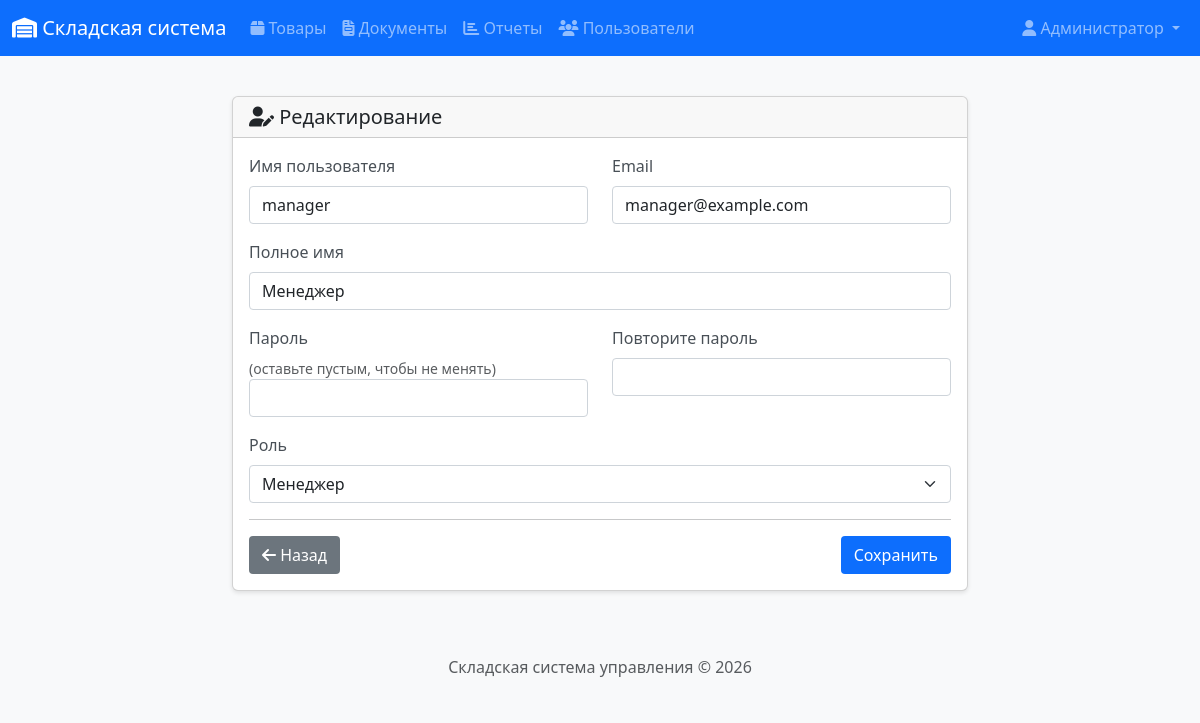
Screenshot of /auth/users/2/edit (signed in) with the database file from the repository.
### app/models.py (models this page shows, shortened)
class User(UserMixin, db.Model):
    __tablename__ = 'users'
    id = db.Column(db.Integer, primary_key=True)
    username = db.Column(db.String(64), unique=True, nullable=False)
    email = db.Column(db.String(120), unique=True, nullable=False)
    password_hash = db.Column(db.String(256))
    full_name = db.Column(db.String(100))
    role = db.Column(db.String(20), default='manager')  # admin, manager, storekeeper
    created_at = db.Column(db.DateTime, default=datetime.utcnow)
    documents_created = db.relationship('Document', backref='author', lazy='dynamic')
    def is_admin(self):
        return self.role == 'admin'

### app/routes/auth.py (the view, shortened to what this page needs)
@bp.route('/users/<int:id>/edit', methods=['GET', 'POST'])
@login_required
def user_edit(id):
    if not current_user.is_admin():
        flash('Доступ запрещен', 'danger')
        return redirect(url_for('index'))
    user = User.query.get_or_404(id)
    form = UserForm(obj=user)
    form.password.validators = []
    form.password2.validators = []
    return render_template('auth/user_form.html', title='Редактирование', form=form, user=user)

### app/forms.py
class UserForm(FlaskForm):
    username = StringField('Имя пользователя', validators=[DataRequired(), Length(min=3, max=64)])
    email = StringField('Email', validators=[DataRequired(), Email()])
    password = PasswordField('Пароль', validators=[DataRequired(), Length(min=6)])
    password2 = PasswordField('Повторите пароль',
                              validators=[DataRequired(), EqualTo('password')])
    full_name = StringField('Полное имя', validators=[DataRequired()])
    role = SelectField('Роль', choices=[
        ('admin', 'Администратор'),
        ('manager', 'Менеджер'),
        ('storekeeper', 'Кладовщик')
    ], validators=[DataRequired()])
    submit = SubmitField('Сохранить')

### app/__init__.py (called while the page is built)
@login_manager.user_loader
def load_user(user_id):
    from app.models import User
    return User.query.get(int(user_id))

### app/templates/auth/user_form.html (shortened to what this page needs)
{% extends "base.html" %}
{% block content %}
<div class="row justify-content-center">
    <div class="col-md-8">
        <div class="card">
            <div class="card-header">
                <h5 class="mb-0"><i class="fas fa-user-{{ 'edit' if user else 'plus' }}"></i> {{ title }}</h5>
            </div>
            <div class="card-body">
                <form method="POST">
                    <div class="row">
                        <div class="col-md-6 mb-3">
                            {{ form.username.label(class="form-label") }}
                            {{ form.username(class="form-control" + (' is-invalid' if form.username.errors else '')) }}
                        </div>
                        <div class="col-md-6 mb-3">
                            {{ form.email.label(class="form-label") }}
                            {{ form.email(class="form-control" + (' is-invalid' if form.email.errors else '')) }}
                        </div>
                    </div>
                    <div class="mb-3">
                        {{ form.full_name.label(class="form-label") }}
                        {{ form.full_name(class="form-control" + (' is-invalid' if form.full_name.errors else '')) }}
                    </div>
                    <div class="row">
                        <div class="col-md-6 mb-3">
                            {{ form.password.label(class="form-label") }}
                            {% if user %}
                                <small class="text-muted d-block">(оставьте пустым, чтобы не менять)</small>
                            {% endif %}
                            {{ form.password(class="form-control" + (' is-invalid' if form.password.errors else '')) }}
                        </div>
                        <div class="col-md-6 mb-3">
                            {{ form.password2.label(class="form-label") }}
                            {{ form.password2(class="form-control" + (' is-invalid' if form.password2.errors else '')) }}
                        </div>
                    </div>
                    <div class="mb-3">
                        {{ form.role.label(class="form-label") }}
                        {{ form.role(class="form-select" + (' is-invalid' if form.role.errors else '')) }}
                    </div>
                    <hr>
                    <div class="d-flex justify-content-between">
                        <a href="{{ url_for('auth.user_list') }}" class="btn btn-secondary">
                            <i class="fas fa-arrow-left"></i> Назад
                        </a>
                        {{ form.submit(class="btn btn-primary") }}
                    </div>
                </form>
            </div>
        </div>
    </div>
</div>
{% endblock %}

### app/templates/base.html (shortened to what this page needs)
<!DOCTYPE html>
<html lang="ru">
<head>
    <link href="https://cdn.jsdelivr.net/npm/bootstrap@5.3.0/dist/css/bootstrap.min.css" rel="stylesheet">
    <link rel="stylesheet" href="https://cdnjs.cloudflare.com/ajax/libs/font-awesome/6.4.0/css/all.min.css">
    <link rel="stylesheet" href="{{ url_for('static', filename='css/style.css') }}">
</head>
<body>
    <nav class="navbar navbar-expand-lg navbar-dark bg-primary">
        <div class="container-fluid">
            <a class="navbar-brand" href="{{ url_for('index') }}">
                <i class="fas fa-warehouse"></i> Складская система
            </a>
            <div class="collapse navbar-collapse" id="navbarNav">
                {% if current_user.is_authenticated %}
                <ul class="navbar-nav me-auto">
                    <li class="nav-item">
                        <a class="nav-link" href="{{ url_for('products.product_list') }}">
                            <i class="fas fa-box"></i> Товары
                        </a>
                    </li>
                    <li class="nav-item">
                        <a class="nav-link" href="{{ url_for('documents.document_list') }}">
                            <i class="fas fa-file-invoice"></i> Документы
                        </a>
                    </li>
                    <li class="nav-item">
                        <a class="nav-link" href="{{ url_for('reports.stock_report') }}">
                            <i class="fas fa-chart-bar"></i> Отчеты
                        </a>
                    </li>
                    {% if current_user.is_admin() %}
                    <li class="nav-item">
                        <a class="nav-link" href="{{ url_for('auth.user_list') }}">
                            <i class="fas fa-users"></i> Пользователи
                        </a>
                    </li>
                    {% endif %}
                </ul>
                <ul class="navbar-nav">
                    <li class="nav-item dropdown">
                        <a class="nav-link dropdown-toggle" href="#" role="button" data-bs-toggle="dropdown">
                            <i class="fas fa-user"></i> {{ current_user.full_name or current_user.username }}
                        </a>
                    </li>
                </ul>
                {% endif %}
            </div>
        </div>
    </nav>
    <main class="container mt-4">
        {% block content %}{% endblock %}
    </main>
    <footer class="footer mt-5 py-3 bg-light">
        <div class="container text-center">
            <span class="text-muted">Складская система управления &copy; 2026</span>
        </div>
    </footer>
</body>
</html>

### app/static/css/style.css (style rules this page uses)
body { font-family: 'Segoe UI', Tahoma, Geneva, Verdana, sans-serif; background-color: #f8f9fa; min-height: 100vh; display: flex; flex-direction: column; margin: 0; padding: 0; }
.footer { margin-top: auto; width: 100%; background-color: #f8f9fa; padding: 1rem 0; text-align: center; }
.card { box-shadow: 0 2px 4px rgba(0,0,0,0.1); transition: transform 0.2s; }
.form-label { font-weight: 500; color: #495057; display: block; margin-bottom: 0.5rem; }
.form-control, .form-select { display: block; width: 100%; padding: 0.375rem 0.75rem; font-size: 1rem; line-height: 1.5; color: #212529; background-color: #fff; border: 1px solid #ced4da; border-radius: 0.25rem; }
.btn { display: inline-block; font-weight: 400; line-height: 1.5; text-align: center; text-decoration: none; vertical-align: middle; cursor: pointer; padding: 0.375rem 0.75rem; font-size: 1rem; border-radius: 0.25rem; border: 1px solid transparent; }
p, strong, span, div { white-space: normal; word-break: normal; }

### rows the page displays
User: full_name "Администратор"
User: username "manager", email "manager@example.com", full_name "Менеджер", role "Менеджер"

### other values shown
{{ title }} "Редактирование"
